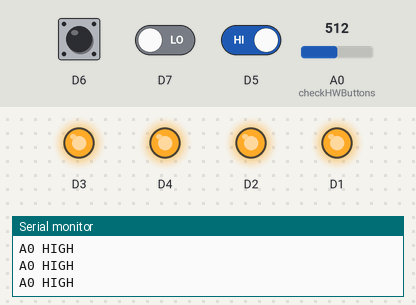
This program was run on a simulated ESP8266 (Wemos D1 mini). On the bench: output pins drawn as LEDs (lit = HIGH), the last lines printed to the serial monitor. Dashed ring = blinking. Inputs (shaded band) come from the test bench; at power-on: D6 LOW, D5 HIGH, D7 LOW, A0 (checkHWButtons) = 512. Storage starts empty.

Above: at 1.2 s.
1.3 s: D6 driven HIGH
At 1.56 s:
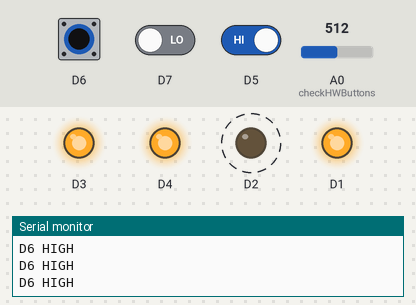
4.3 s: D5 driven LOW
At 4.7 s:
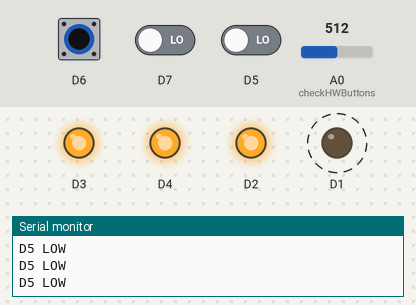
7.3 s: D5 driven HIGH
At 8.2 s:
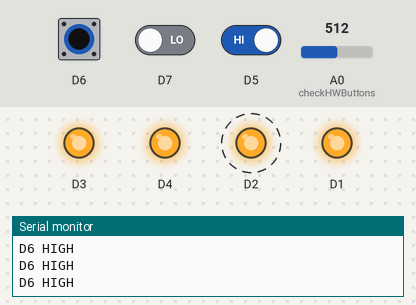
10.3 s: D6 driven LOW
At 10.6 s:
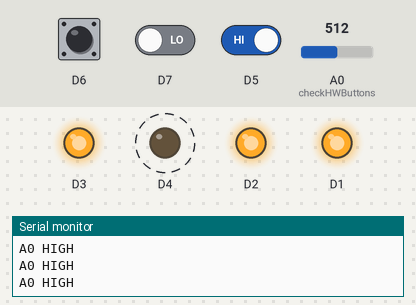
13.3 s: D7 driven HIGH
At 13.7 s:
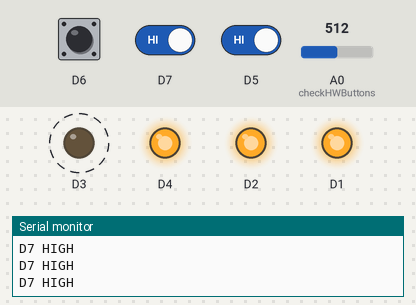
16.3 s: D6 pulsed HIGH 2 times (0.12 s each, 0.3 s apart)
At 16.8 s:
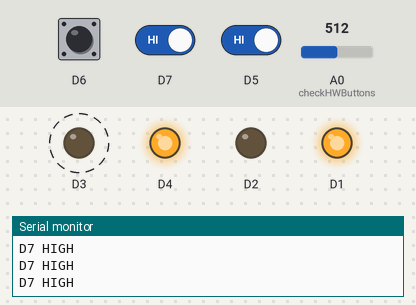
Timing chart, 0 to 20.9 s (numbered marks = the images above; inputs shaded):
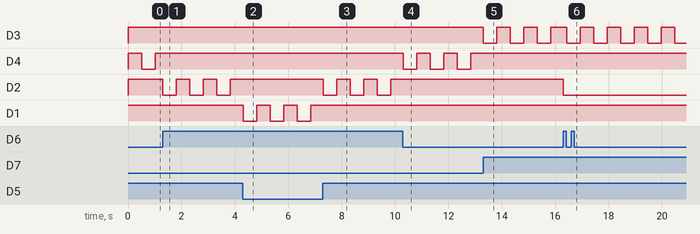

The program:

main.cpp
```cpp
#include <Arduino.h>
#include "ESP8266WiFi.h"
#include "ESP8266WebServer.h"
#include "FS.h"

ESP8266WebServer server(80);

byte states[] = {0, 0, 0, 0};
int debounceTimes[] = {0, 0, 0, 0};

int debounceTime = 500;


void toggleState(){
  Serial.println(server.argName(0));
  if (server.argName(0) == "light"){
    if(states[0] == 0){
      states[0] = 1;
      digitalWrite(D1, LOW);
    }
    else{
      states[0] = 0;
      digitalWrite(D1, HIGH);
    }
  }
  else if (server.argName(0) == "reverse"){
    if(states[1] == 0){
      states[1] = 1;
      digitalWrite(D2, LOW);
    }
    else{
      states[1] = 0;
      digitalWrite(D2, HIGH);
    }
  }
  else if (server.argName(0) == "kompressor"){
    if(states[2] == 0){
      states[2] = 1;
      digitalWrite(D3, LOW);
    }
    else{
      states[2] = 0;
      digitalWrite(D3, HIGH);
    }
  }
  else if (server.argName(0) == "lowspeed"){
    if(states[3] == 0){
      states[3] = 1;
      digitalWrite(D4, LOW);
    }
    else{
      states[3] = 0;
      digitalWrite(D4, HIGH);
    }
  }
  server.send(200, "text/plain", "OK");
}

void getStates(){
  server.send(200, "text/plain", (String) states[0] + ";" + (String) states[1] + ";" + (String) states[2] + ";" + (String) states[3]);
}

void setup() {

  //D5 & D8 NC

  pinMode(D5, INPUT);
  pinMode(D6, INPUT);
  pinMode(D7, INPUT);
  pinMode(D1, OUTPUT);
  pinMode(D2, OUTPUT);
  pinMode(D3, OUTPUT);
  pinMode(D4, OUTPUT);

  // alle relais ausschalten
  digitalWrite(D1, HIGH);
  digitalWrite(D2, HIGH);
  digitalWrite(D3, HIGH);
  digitalWrite(D4, HIGH);

  Serial.begin(115200);

  // SPIFFS init

  if (!SPIFFS.begin()) {
    Serial.println("SPIFFS error");
    while(true){
      delay(500);
    }
  }

  // Access point starten
  WiFi.softAP("SOFA", "mywifipass");

  // Webserver starten

  server.on("/toggle", toggleState);
  server.on("/states", getStates);

  server.serveStatic("/", SPIFFS, "/index.html");
  server.serveStatic("/index.html", SPIFFS, "/index.html");
  server.serveStatic("/stylesheet.css", SPIFFS, "/stylesheet.css");
  server.serveStatic("/toggleswitch.css", SPIFFS, "/toggleswitch.css");
  server.serveStatic("/fancybutton.css", SPIFFS, "/fancybutton.css");

  server.serveStatic("/control.svg", SPIFFS, "/control.svg");
  server.serveStatic("/couch.svg", SPIFFS, "/couch.svg");
  server.serveStatic("/home.svg", SPIFFS, "/home.svg");
  server.serveStatic("/light.svg", SPIFFS, "/light.svg");

  server.begin();
}

void checkHWButtons(){
  if(digitalRead(D5) == LOW){
    Serial.println("D5 LOW");
    if(debounceTimes[0] + debounceTime < millis()){
      debounceTimes[0] = millis();
      if(states[0] == 0){
        states[0] = 1;
        digitalWrite(D1, LOW);
      }
      else{
        states[0] = 0;
        digitalWrite(D1, HIGH);
      }
    }
  }
  else if(digitalRead(D6) == HIGH){
    Serial.println("D6 HIGH");
    if(debounceTimes[1] + debounceTime < millis()){
      debounceTimes[1] = millis();
      if(states[1] == 0){
        states[1] = 1;
        digitalWrite(D2, LOW);
      }
      else{
        states[1] = 0;
        digitalWrite(D2, HIGH);
      }
    }
  }
  else if(digitalRead(D7) == HIGH){
    Serial.println("D7 HIGH");
    if(debounceTimes[2] + debounceTime < millis()){
      debounceTimes[2] = millis();
      if(states[2] == 0){
        states[2] = 1;
        digitalWrite(D3, LOW);
      }
      else{
        states[2] = 0;
        digitalWrite(D3, HIGH);
      }
    }
  }
  else if(analogRead(A0) < 1000){
    Serial.println("A0 HIGH");
    if(debounceTimes[3] + debounceTime < millis()){
      debounceTimes[3] = millis();
      if(states[3] == 0){
        states[3] = 1;
        digitalWrite(D4, LOW);
      }
      else{
        states[3] = 0;
        digitalWrite(D4, HIGH);
      }
    }
  }
}

void loop() {
  checkHWButtons();
  server.handleClient();
  delay(20);
}
```

Measured:
- after the input at 1.3 s, D4: stops changing and stays HIGH; D2: alternates HIGH for 0.51 s and LOW for 0.51 s, starting at once
- after the input at 4.3 s, D2: stops changing and stays HIGH; D1: alternates HIGH for 0.51 s and LOW for 0.51 s, starting at once
- after the input at 7.3 s, D2: alternates HIGH for 0.51 s and LOW for 0.51 s, starting at once; D1: stops changing and stays HIGH
- after the input at 10.3 s, D4: alternates HIGH for 0.51 s and LOW for 0.51 s, starting at once; D2: stops changing and stays HIGH
- after the input at 13.3 s, D3: alternates HIGH for 0.51 s and LOW for 0.51 s, starting at once; D4: stops changing and stays HIGH
- after the input at 16.3 s, D2: HIGH → LOW at once
